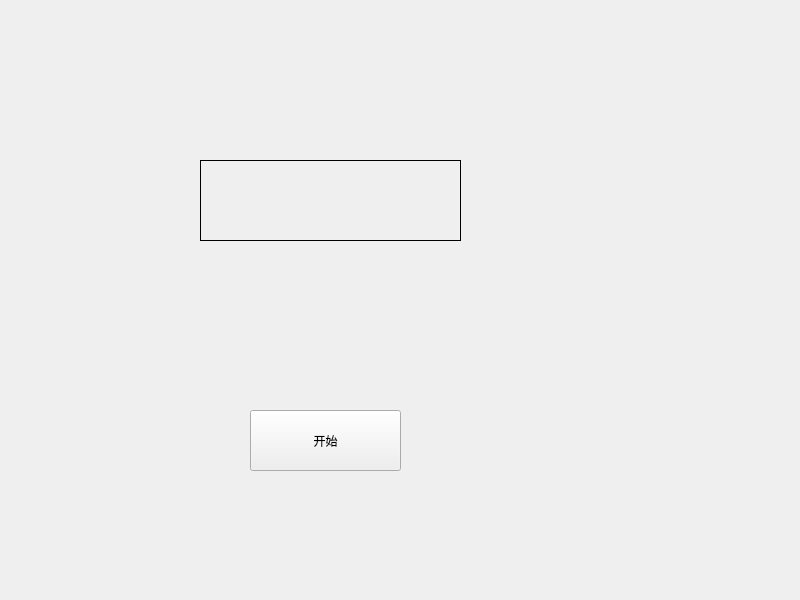
<?xml version="1.0" encoding="UTF-8"?>
<ui version="4.0">
 <class>Widget</class>
 <widget class="QWidget" name="Widget">
  <property name="geometry">
   <rect>
    <x>0</x>
    <y>0</y>
    <width>800</width>
    <height>600</height>
   </rect>
  </property>
  <property name="windowTitle">
   <string>Widget</string>
  </property>
  <widget class="QLabel" name="label">
   <property name="geometry">
    <rect>
     <x>200</x>
     <y>160</y>
     <width>261</width>
     <height>81</height>
    </rect>
   </property>
   <property name="frameShape">
    <enum>QFrame::Box</enum>
   </property>
   <property name="text">
    <string/>
   </property>
  </widget>
  <widget class="QPushButton" name="pushButton">
   <property name="geometry">
    <rect>
     <x>250</x>
     <y>410</y>
     <width>151</width>
     <height>61</height>
    </rect>
   </property>
   <property name="text">
    <string>开始</string>
   </property>
  </widget>
 </widget>
 <resources/>
 <connections/>
</ui>
